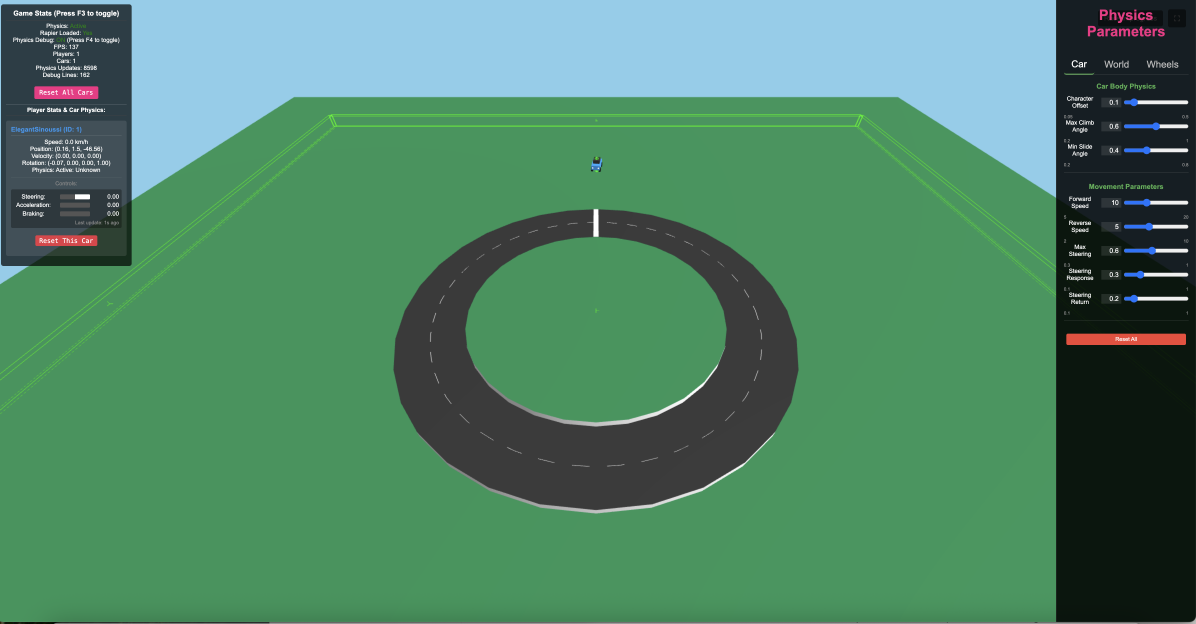
#> input picture image.png, 3588 x 1870 px, given in place of image.png_hero_3q.png, which was not available (shown at 1/3 size)
$ python compare.py ../../../image.png
#> lines starting #> are read from the running program, lines starting #| are printed output that depends on the picture; pictures that were not available may be replaced by others from this repository, and a replacement may not be noted
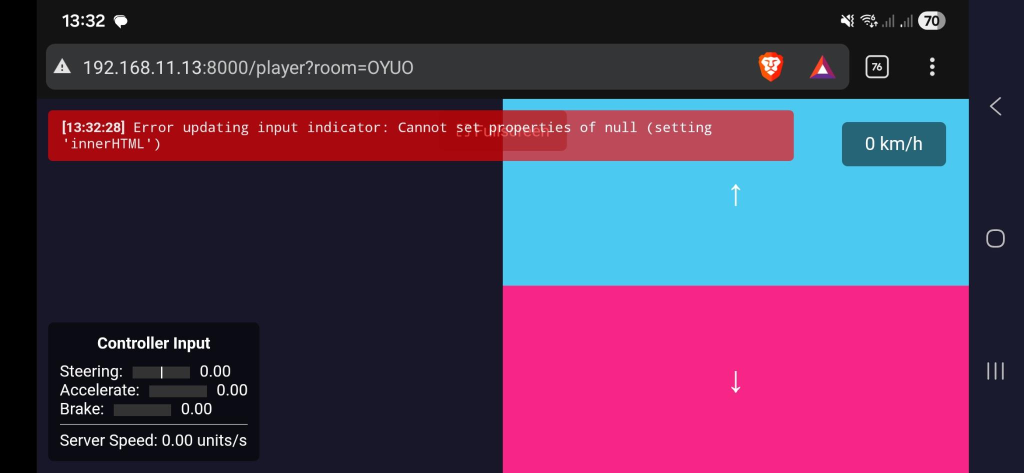
#> input picture error on client.jpeg, 2048 x 945 px, given in place of wheelie_bin.png, which was not available (shown at 1/2 size)
#> in load, returned value is the input picture: PIL image 2048x945 RGB; mean R, G, B 86.3, 55.7, 86
#> in resize_h, `return im.resize((w, target_h))`:
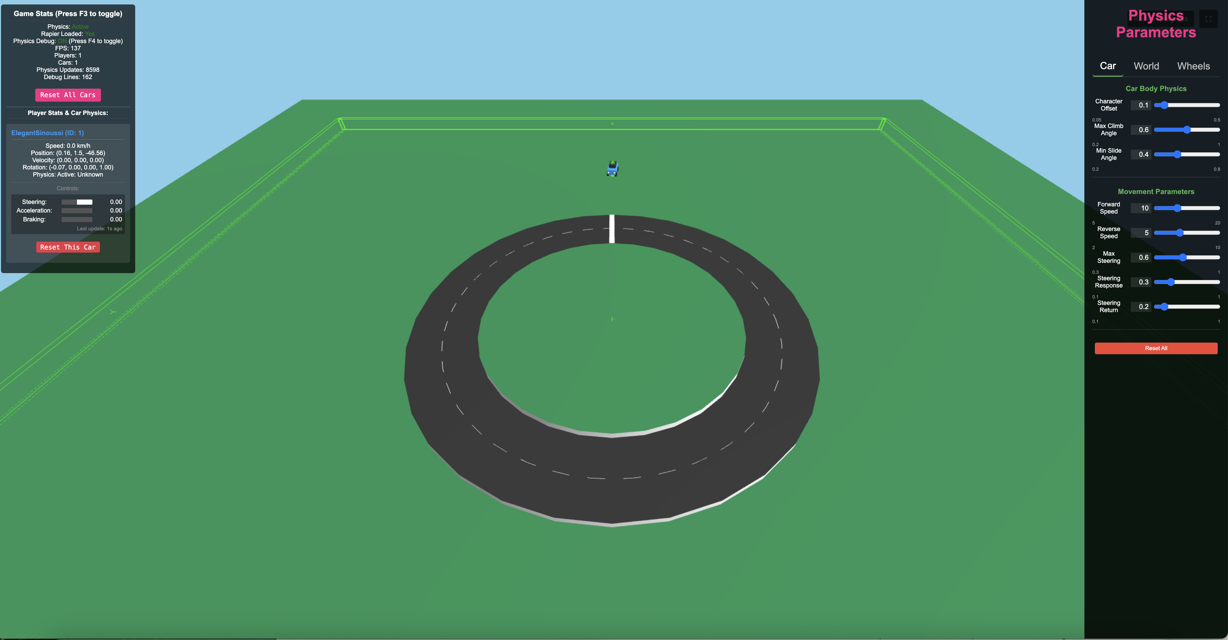
#> returned value: PIL image 1228x640 RGB; mean R, G, B 78.9, 132.7, 103.9
#> call 2 of resize_h, with target_h = 640
#> in resize_h (call 2), `w = round(im.width * target_h / im.height)`: w = 1387
#> in resize_h (call 2), `return im.resize((w, target_h))`:
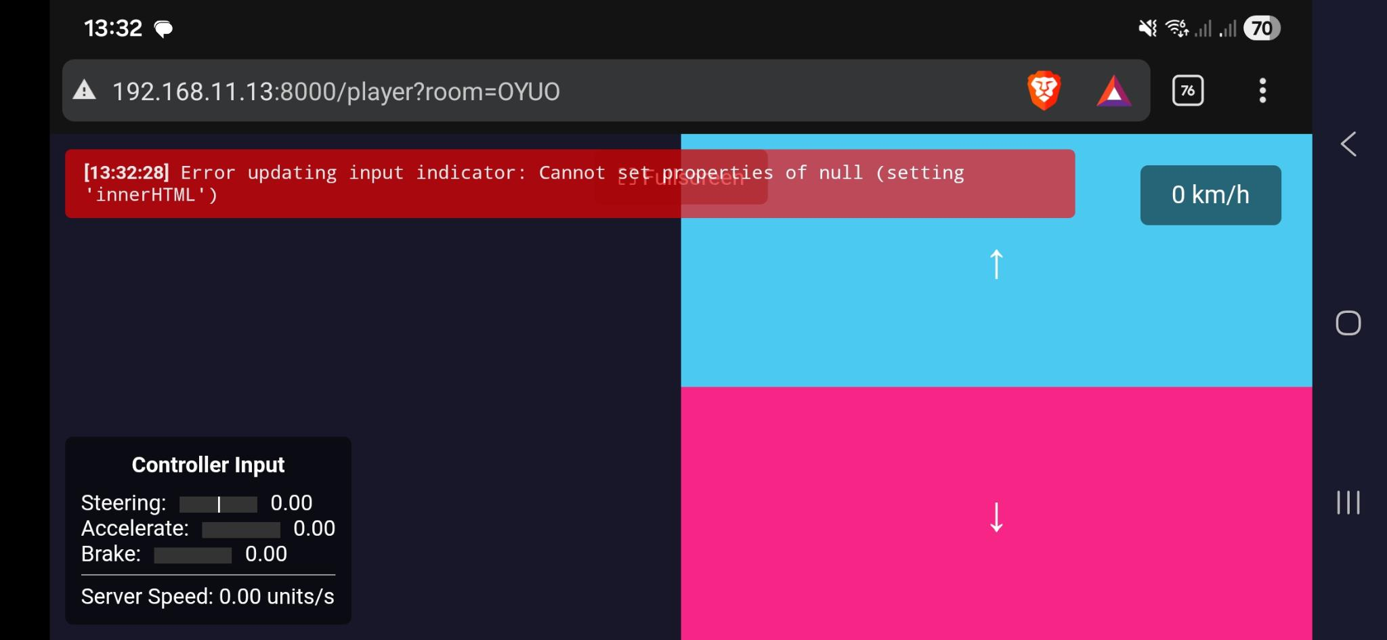
#> returned value: PIL image 1387x640 RGB; mean R, G, B 86.3, 55.7, 86
"""Build side-by-side comparison PNGs: our render(s) next to the matching reference image.

Run: python3 compare.py <round_tag>   e.g. python3 compare.py round1
Writes: out/<round>_compare_hero.png, out/<round>_compare_turnaround.png, out/<round>_compare_squish.png
"""
import os
import sys

from PIL import Image, ImageDraw, ImageFont

HERE = os.path.dirname(__file__)
OUT = os.path.join(HERE, "out")
REFS = os.path.join(HERE, "..", "..", "..", "art", "style", "refs")
ROUND = sys.argv[1] if len(sys.argv) > 1 else "round1"


def font(sz=22):
    try:
        return ImageFont.truetype("/System/Library/Fonts/Helvetica.ttc", sz)
    except Exception:
        return ImageFont.load_default()


def label_strip(w, text, h=34, bg=(30, 28, 24), fg=(255, 244, 222)):
    im = Image.new("RGB", (w, h), bg)
    d = ImageDraw.Draw(im)
    d.text((10, 6), text, fill=fg, font=font(20))
    return im


def paste_row(images_with_labels, pad=16, bg=(240, 232, 214)):
#> called with pad = 16, bg = (240, 232, 214)
    h = max(im.height for im, _ in images_with_labels) + 34 + pad * 2
#> h = 706
    w = sum(im.width for im, _ in images_with_labels) + pad * (len(images_with_labels) + 1)
#> w = 2663
    canvas = Image.new("RGB", (w, h), bg)
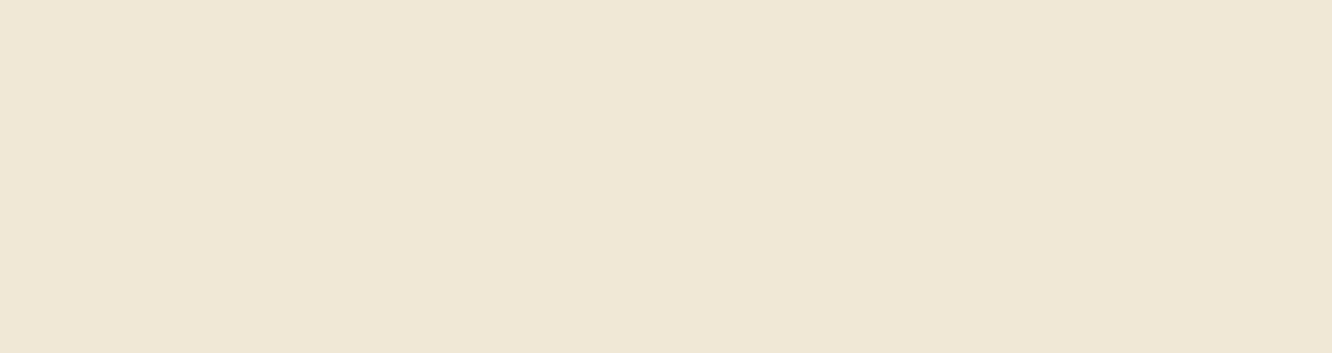
#> canvas: PIL image 2663x706 RGB (shown at 1/2 size); mean R, G, B 240, 232, 214
    x = pad
    for im, label in images_with_labels:
        canvas.paste(label_strip(im.width, label), (x, pad))
        canvas.paste(im, (x, pad + 34))
        x += im.width + pad
#> this loop made 2 passes
#> (label, x) on passes 1 to 2: ('../../../image.png: our 3/4 render', 1260), ('reference: wheelie_bin.png', 2663)
#> pass 1, in label_strip, `im = Image.new("RGB", (w, h), bg)`:
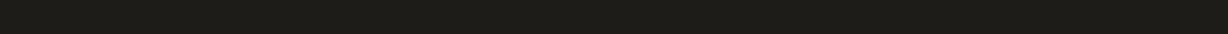
#> im: PIL image 1228x34 RGB; mean R, G, B 30, 28, 24
#> pass 2, in label_strip (call 2), `im = Image.new("RGB", (w, h), bg)`:
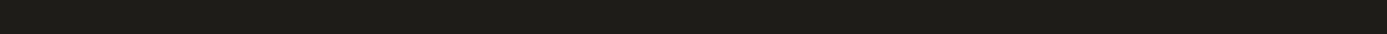
#> im: PIL image 1387x34 RGB; mean R, G, B 30, 28, 24
#> after the loop:
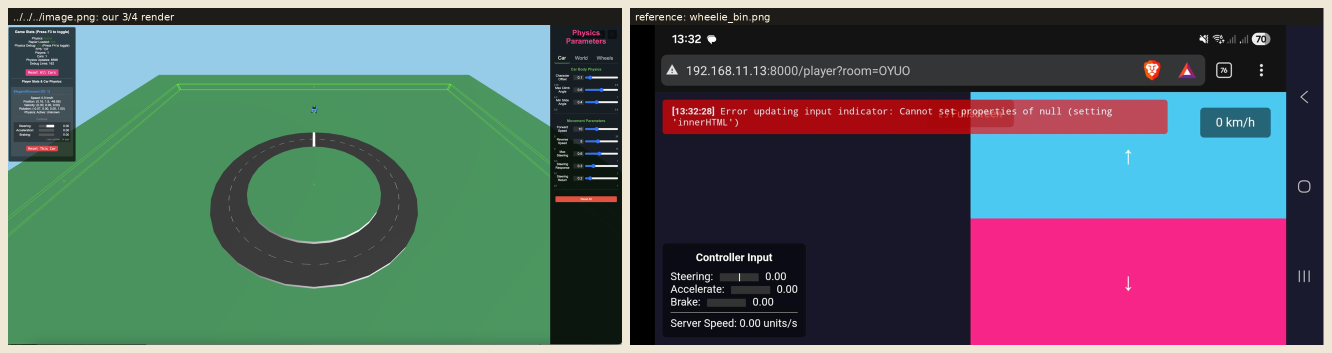
#> canvas: PIL image 2663x706 RGB (shown at 1/2 size); mean R, G, B 90.4, 97.9, 98.8
#> after the loop, x = 2663
    return canvas


def load(path):
    return Image.open(path).convert("RGB")


def resize_h(im, target_h):
    w = round(im.width * target_h / im.height)
    return im.resize((w, target_h))


# ---------------------------------------------------------------- hero (3/4 view)
hero_render = load(os.path.join(OUT, f"{ROUND}_hero_3q.png"))
hero_ref = load(os.path.join(REFS, "wheelie_bin.png"))
H = 640
row = paste_row([(resize_h(hero_render, H), f"{ROUND}: our 3/4 render"), (resize_h(hero_ref, H), "reference: wheelie_bin.png")])
row.save(os.path.join(OUT, f"{ROUND}_compare_hero.png"))
print("wrote", f"{ROUND}_compare_hero.png")

# ---------------------------------------------------------------- turnaround (4 views)
views = ["front", "side", "back", "top"]
th = 420
our_views = [resize_h(load(os.path.join(OUT, f"{ROUND}_turn_{v}.png")), th) for v in views]
#> (the run stopped early here; a loop or call above may not have finished)
